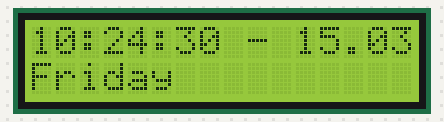
Bench run of a program on a simulated Raspberry Pi (BCM pin numbers). Shown: 16×2 character LCD. The clock reads 2024-03-15 10:24:30 at power-on unless the program sets it.

Above: at 0.1 s.
At 4.1 s:
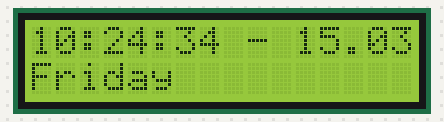
At 9.2 s:
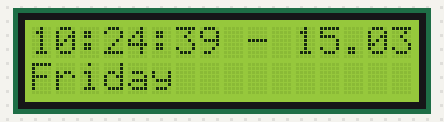
At 19.3 s:
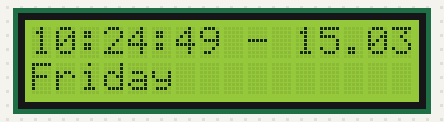
At 28.4 s:
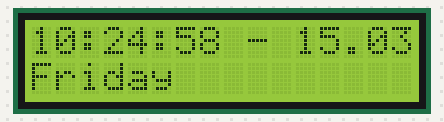
At 38.6 s:
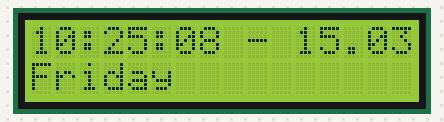

The program:

clock.py
```python
#!/usr/bin/python

# shows the current time, date and the day on the display
# uses the system default language

import locale
import time
import RPi.GPIO as GPIO

locale.setlocale(locale.LC_ALL, "")

# GPIO Pins
DISPLAY_RS = 7
DISPLAY_E  = 8
DISPLAY_DATA4 = 25
DISPLAY_DATA5 = 24
DISPLAY_DATA6 = 23
DISPLAY_DATA7 = 18

DISPLAY_WIDTH = 16 	# Zeichen je Zeile
DISPLAY_LINE_1 = 0x80 	# Adresse der ersten Display Zeile
DISPLAY_LINE_2 = 0xC0 	# Adresse der zweiten Display Zeile
DISPLAY_CHR = True
DISPLAY_CMD = False
E_PULSE = 0.00005
E_DELAY = 0.00005

def main():
	GPIO.setmode(GPIO.BCM)
	GPIO.setup(DISPLAY_E, GPIO.OUT)
	GPIO.setup(DISPLAY_RS, GPIO.OUT)
	GPIO.setup(DISPLAY_DATA4, GPIO.OUT)
	GPIO.setup(DISPLAY_DATA5, GPIO.OUT)
	GPIO.setup(DISPLAY_DATA6, GPIO.OUT)
	GPIO.setup(DISPLAY_DATA7, GPIO.OUT)

	display_init()

	while True:

		s = time.strftime("%H:%M:%S - %d.%m.%Y")
		t = time.strftime("%A")

		lcd_byte(DISPLAY_LINE_1, DISPLAY_CMD)
		lcd_string(s)
		lcd_byte(DISPLAY_LINE_2, DISPLAY_CMD)
		lcd_string(t)
		time.sleep(1)

	GPIO.cleanup()

def display_init():
	lcd_byte(0x33,DISPLAY_CMD)
	lcd_byte(0x32,DISPLAY_CMD)
	lcd_byte(0x28,DISPLAY_CMD)
	lcd_byte(0x0C,DISPLAY_CMD)
	lcd_byte(0x06,DISPLAY_CMD)
	lcd_byte(0x01,DISPLAY_CMD)

def lcd_string(message):
	message = message.ljust(DISPLAY_WIDTH," ")
	for i in range(DISPLAY_WIDTH):
	  lcd_byte(ord(message[i]),DISPLAY_CHR)

def lcd_byte(bits, mode):
	GPIO.output(DISPLAY_RS, mode)
	GPIO.output(DISPLAY_DATA4, False)
	GPIO.output(DISPLAY_DATA5, False)
	GPIO.output(DISPLAY_DATA6, False)
	GPIO.output(DISPLAY_DATA7, False)
	if bits&0x10==0x10:
	  GPIO.output(DISPLAY_DATA4, True)
	if bits&0x20==0x20:
	  GPIO.output(DISPLAY_DATA5, True)
	if bits&0x40==0x40:
	  GPIO.output(DISPLAY_DATA6, True)
	if bits&0x80==0x80:
	  GPIO.output(DISPLAY_DATA7, True)
	time.sleep(E_DELAY)
	GPIO.output(DISPLAY_E, True)
	time.sleep(E_PULSE)
	GPIO.output(DISPLAY_E, False)
	time.sleep(E_DELAY)
	GPIO.output(DISPLAY_DATA4, False)
	GPIO.output(DISPLAY_DATA5, False)
	GPIO.output(DISPLAY_DATA6, False)
	GPIO.output(DISPLAY_DATA7, False)
	if bits&0x01==0x01:
	  GPIO.output(DISPLAY_DATA4, True)
	if bits&0x02==0x02:
	  GPIO.output(DISPLAY_DATA5, True)
	if bits&0x04==0x04:
	  GPIO.output(DISPLAY_DATA6, True)
	if bits&0x08==0x08:
	  GPIO.output(DISPLAY_DATA7, True)
	time.sleep(E_DELAY)
	GPIO.output(DISPLAY_E, True)
	time.sleep(E_PULSE)
	GPIO.output(DISPLAY_E, False)
	time.sleep(E_DELAY)

if __name__ == '__main__':
	main()
```

Measured:
- what the display in image 1 shows lasts 1.0 s, from 4.1 s to 5.1 s
